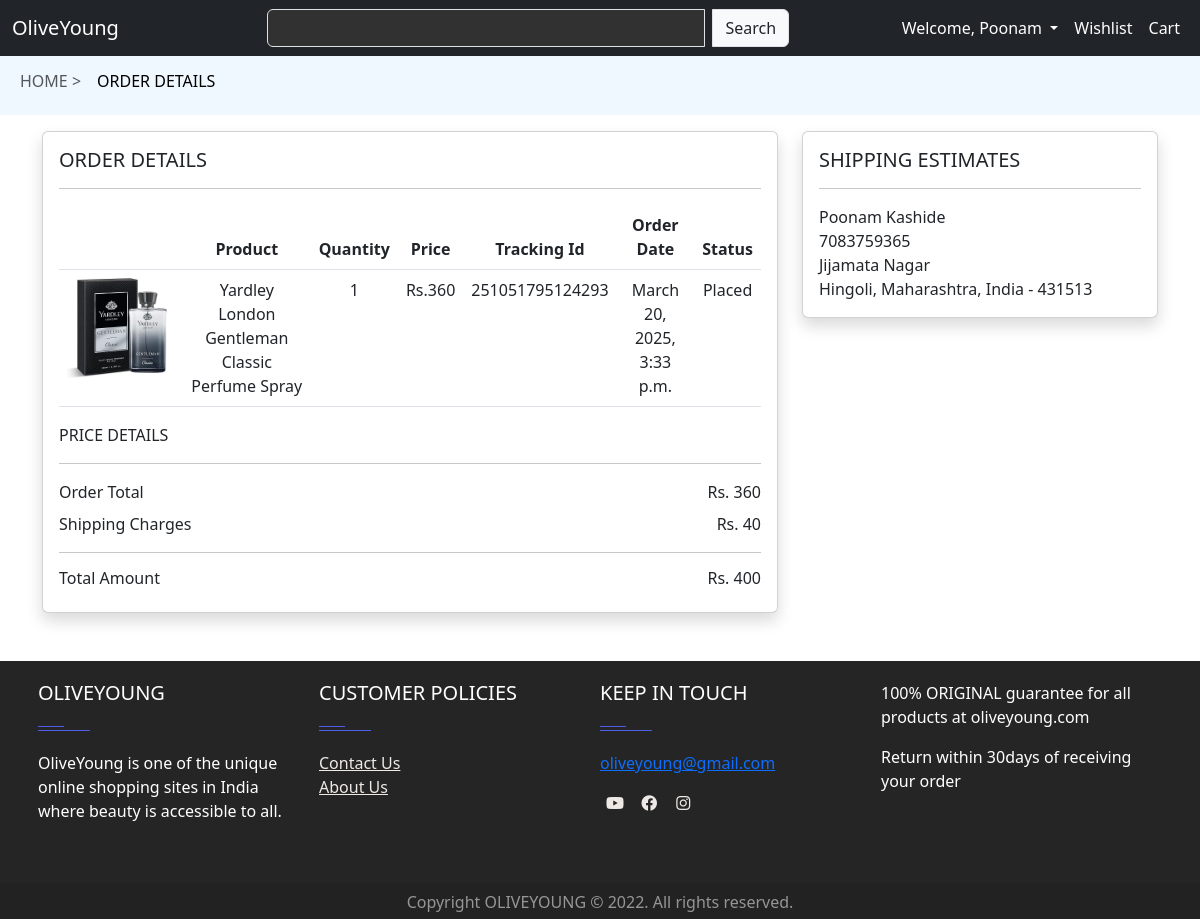
Screenshot of /vieworder/251051795124293 (signed in) with the database file from the repository.
### store/models.py (models this page shows, shortened)
class OrderItems(models.Model):
    order = models.ForeignKey(Order, on_delete = models.CASCADE)
    product = models.ForeignKey(Product, on_delete = models.CASCADE)
    quantity = models.IntegerField(default=0,null=False,blank=False)
    price = models.FloatField(default=0,null=False,blank=False)
    subtotal = models.FloatField(default=0,null=False,blank=False)
    class Meta:
        db_table = 'OrderItems'

class Product(models.Model):
    category = models.ForeignKey(to='Category', on_delete = models.CASCADE)
    name = models.CharField(max_length=50,null=False,blank=False)
    image = models.ImageField(upload_to="media/images",default='image',null=True,blank=True)
    about = models.TextField(max_length=3000,null=False,blank=False)
    details = models.TextField(max_length=5000,default="")
    original_price  = models.FloatField(default=0,null=True,blank=True)
    selling_price  = models.FloatField(default=0,null=True,blank=True)
    quantity  = models.IntegerField(default=0,null=True,blank=True)
    mfdate = models.DateField()
    expiry = models.DateField()
    status = models.BooleanField(default=False, help_text='0=default,1=Hidden')
    created_on = models.DateTimeField(auto_now_add=True)
    class Meta:
        db_table = 'Product'

class Order(models.Model):
    user = models.ForeignKey(User, on_delete = models.CASCADE)
    fname = models.CharField(max_length=50,null=False,blank=False)
    lname = models.CharField(max_length=50,null=False,blank=False)
    email = models.CharField(max_length=50,null=False,blank=False)
    phone = models.CharField(max_length=50,null=False,blank=False)
    address = models.TextField(null=False)
    city = models.CharField(max_length=50,null=False,blank=False)
    state = models.CharField(max_length=50,null=False,blank=False)
    country = models.CharField(max_length=50,null=False,blank=False)
    zipcode = models.CharField(max_length=50,null=False,blank=False)
    total = models.CharField(max_length=50,null=False,blank=False)
    paymentmode = models.CharField(max_length=150,null=False,blank=False)
    paymentid = models.CharField(max_length=150,null=True)
    orderstatus = (('Placed','Placed'),('Shipped','Shipped'),('Delivered','Delivered'))
    status = models.CharField(max_length=50,choices=orderstatus,default='Placed')
    message = models.TextField(null=True)
    trackingid = models.CharField(max_length=500,null=True)
    created_on = models.DateTimeField(default=datetime.datetime.now())
    updated_on = models.DateTimeField(auto_now=True)
    class Meta:
        db_table = 'Order'

### store/views.py (the view)
# urls.py: path('vieworder/<str:trackingid>',views.vieworder,name='vieworder'),
def vieworder(request,trackingid):
    order = Order.objects.filter(trackingid=trackingid).filter(user=request.user.id).first()
    orderitems = OrderItems.objects.filter(order=order)
    ordertotal = 0
    total = 0
    for item in orderitems:
        ordertotal = ordertotal + (item.price * item.quantity)
        total = ordertotal + 40
    return render(request, 'store/vieworder.html',{'order':order,'orderitems':orderitems,'ordertotal':ordertotal,'total':total})

### store/templates/store/vieworder.html
{% extends 'store/main.html' %}
{% block content %}
<nav class="navbar navbar-expand-lg" style="background-color: aliceblue; color: rgb(11, 10, 10);">
    <div class="container-fluid">
      <div class="collapse navbar-collapse" id="navbarSupportedContent">
        <ul class="navbar-nav me-auto mb-2 mb-lg-0">
          <li class="nav-item">
            <h6><a class="nav-link" aria-current="page" href="/"> HOME ></a></h6>
          </li>
          <li class="nav-item">
            <h6><a class="nav-link active" href="/vieworder"> ORDER DETAILS </a></h6>
          </li>
        </ul>
      </div>
    </div>
  </nav>
<div class="container mt-3">
    <div class="row ">
        <div class="col-md-8 ">
            <div class="card shadow">
                <div class="card-body">
                    <h5>ORDER DETAILS</h5>
                    <hr>
                    {% if orderitems %}
                    <table class="table table-bordereds ">
                        <thead class="text-center">
                            <th></th>
                            <th>Product</th>
                            <th> Quantity</th>
                            <th>Price</th>
                            <th>Tracking Id</th>
                            <th>Order Date</th>
                            <th>Status</th>
                        </thead>
                        <tbody>
                            {%for item in orderitems %}
                            <tr class="text-center">
                                <td><img class="me-2" src="/media/{{item.product.image}}" alt="image" height="100px" width="100px"></td>
                                <td>{{item.product.name}}</td>
                                <td>{{item.quantity}}</td>
                                <td>Rs.{{item.price|stringformat:'d' }}</td>
                                <td>{{order.trackingid}}</td>
                                <td>{{order.created_on|slice:'0:13'}}</td>
                                <td>{{order.status }}</td>
                            </tr>
                            {%endfor%}
                        </tbody>
                    </table>
                    <label> PRICE DETAILS </label>
                    <hr>
                    <label >Order Total</label> <span class="float-end">Rs. {{ordertotal|stringformat:'d'}}</span>
                    <br>
                    <label class="mt-2">Shipping Charges </label><span class="float-end text-center mt-2 ">Rs. 40</span>
                    <hr>
                    <h6>Total Amount<span class="float-end text-center">Rs. {{total|stringformat:'d'}}</span></h6>
                    {%else%}
                    <span class="text-center"> You have no orders !</span>
                    {%endif%}
                </div>
            </div>
        </div>
        <div class="col-md-4">
            <div class="card shadow">
                <div class="card-body">
                    <h5>SHIPPING ESTIMATES</h5>
                    <hr>
                    {{order.fname}} {{order.lname}}<br>
                    {{order.phone}}<br>
                    {{order.address}}<br>
                    {{order.city}}, {{order.state}}, {{order.country}} - {{order.zipcode}}
                </div>
            </div>
        </div>
    </div>
    <br><br>
</div>
{%endblock%}

### store/templates/store/main.html (shortened to what this page needs)
<!doctype html>
{% load static %}
<html lang="en">
<head>
    <link href="https://cdn.jsdelivr.net/npm/bootstrap@5.3.0-alpha3/dist/css/bootstrap.min.css" rel="stylesheet">
    <link rel="stylesheet" type="text/css" href='https://cdnjs.cloudflare.com/ajax/libs/font-awesome/6.2.1/css/all.min.css'/>
    <link rel="stylesheet" href="//code.jquery.com/ui/1.13.2/themes/base/jquery-ui.css">
    <link rel="stylesheet" type="text/css" href="{% static 'css/main.css' %}">
</head>
<body>
    <nav class="navbar navbar-expand-lg bg-dark navbar-dark text-white">
        <div class="container-fluid">
          <a class="navbar-brand me-4" href="/">OliveYoung</a>
          <div class="collapse navbar-collapse justify-content-end" id="navbarSupportedContent">
          <div class="search-bar" style="width:50%; margin-right: 10%;">
            <form method="post" action="/searchproduct" >
              <div class="input-group">
                <input class="form-control me-2 text-white" id='searchproducts' name="searchproduct" type="search"  aria-label="Search" required style="background-color: rgb(50, 49, 49);">
                <button class="input-group-text" type="submit">Search</button>
              </div>
            </form>
          </div>
            <ul class="navbar-nav mb-2 mb-lg-0 ">
              {% if request.user.is_authenticated %}
              <li class="nav-item dropdown">
                <a class="nav-link active dropdown-toggle" href="#" role="button" data-bs-toggle="dropdown" aria-expanded="false">
                Welcome, {{request.user}}
                </a>
              </li>
              {%endif%}
              <li class="nav-item">
                <a class="nav-link active" href="/wishlist"> Wishlist </a>
              </li>
              <li class="nav-item">
                <a class="nav-link active" href="/viewcart">Cart</a>
              </li>
            </ul>
          </div>
        </div>
      </nav>
      {% block content%}
      {% endblock %}
    <footer id="footer" class="footer-1">
      <div class="main-footer widgets-dark typo-light">
      <div class="container">
      <div class="row">
      <div class="col-xs-12 col-sm-6 col-md-3">
      <div class="widget subscribe no-box">
      <h5 class="widget-title">OLIVEYOUNG<span></span></h5>
      <p>OliveYoung is one of the unique online shopping sites in India where beauty is accessible to all. </p>
      </div>
      </div>
      <div class="col-xs-12 col-sm-6 col-md-3">
      <div class="widget no-box">
      <h5 class="widget-title">CUSTOMER POLICIES<span></span></h5>
      <ul class="thumbnail-widget">
      <li>
      <div class="thumb-content"><a href="/contact">Contact Us</a></div>
      </li>
      <li>
      <div class="thumb-content"><a href="/about">About Us</a></div>
      </li>
      </ul>
      </div>
      </div>
      <div class="col-xs-12 col-sm-6 col-md-3">
      <div class="widget no-box">
      <h5 class="widget-title">KEEP IN TOUCH<span></span></h5>
      <p><a href="https://www.gmail.com/poonamkashide@gmail.com" title="glorythemes">oliveyoung@gmail.com</a></p>
      <ul class="social-footer2">
      <li class=""><a title="youtube" target="_blank" href="https://www.youtube.com/"><i class="fa-brands fa-youtube"></i></a></li>
      <li class=""><a href="https://www.facebook.com/" target="_blank" title="Facebook"><i class="fa-brands fa-facebook"></i></a></li>
      <li class=""><a title="instagram" target="_blank" href="https://www.instagram.com/"><i class="fa-brands fa-instagram"></i></a></li>
      </ul>
      </div>
      </div>
      <div class="col-xs-12 col-sm-6 col-md-3">
        <div class="widget no-box">
        <p>100% ORIGINAL guarantee for all products at oliveyoung.com</p>
        <p>Return within 30days of receiving your order</p>
        </div>
      </div>
      </div>
      </div>
      </div>
      <div class="footer-copyright">
      <div class="container">
      <div class="row">
      <div class="col-md-12 text-center">
      <p>Copyright OLIVEYOUNG © 2022. All rights reserved.</p>
      </div>
      </div>
      </div>
      </div>
      </footer>
</body>
</html>

### store/static/css/main.css (style rules this page uses)
.col-md-3 { display: inline-block; margin-left:-4px; }
footer .main-footer { padding: 20px 0; background: #252525; }
footer ul { padding-left: 0; list-style: none; }
.footer-copyright { background: #222; padding: 5px 0; }
.footer-copyright p { color: #969696; margin: 2px 0 0; }
.widget { padding: 20px; margin-bottom: 40px; }
.widget.no-box { padding: 0; background-color: transparent; margin-bottom: 40px; box-shadow: none; -webkit-box-shadow: none; -moz-box-shadow: none; -ms-box-shadow: none; -o-box-shadow: none; }
.widget.subscribe p { margin-bottom: 18px; }
.widget li a { color: #eee9e5; }
.widget-title { margin-bottom: 20px; }
.widget-title span { background: #4c5ee8 none repeat scroll 0 0;display: block; height: 1px;margin-top: 25px;position: relative;width: 20%; }
.widget-title span::after { background: inherit;content: "";height: inherit; position: absolute;top: -4px;width: 50%; }
.typo-light h1, .typo-light h2, .typo-light h3, .typo-light h4, .typo-light h5, .typo-light h6, .typo-light p, .typo-light div, .typo-light span, .typo-light small { color: #fff; }
ul.social-footer2 { margin: 0;padding: 0; width: auto; }
ul.social-footer2 li { display: inline-block;padding: 0; }
ul.social-footer2 li a { display: block; height:30px;width: 30px;text-align: center; }

### rows the page displays
OrderItems: product.image (picture), product.name "Yardley London Gentleman Classic Perfume Spray", quantity "1", price "360"
Order: trackingid "251051795124293", created_on "March 20, 2025, 3:33 p.m.", status "Placed", fname "Poonam", lname "Kashide", phone "7083759365", address "Jijamata Nagar", city "Hingoli", state "Maharashtra", country "India", zipcode "431513"

### other values shown
{{ request.user }} "Poonam"
{{ ordertotal|stringformat:'d' }} "360"
{{ total|stringformat:'d' }} "400"
